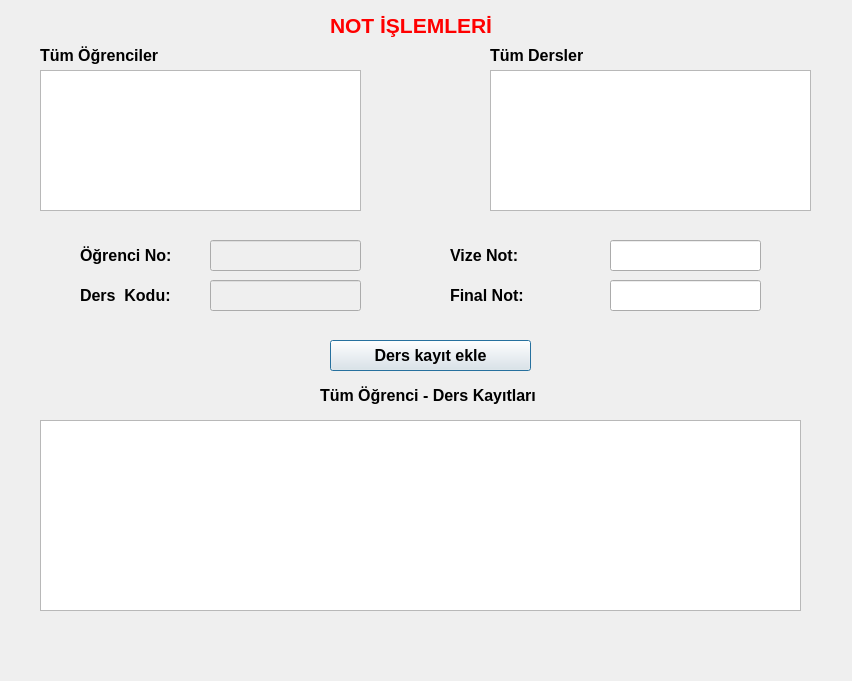
<?xml version="1.0" encoding="UTF-8"?>
<ui version="4.0">
 <class>frm_notlar</class>
 <widget class="QDialog" name="frm_notlar">
  <property name="geometry">
   <rect>
    <x>0</x>
    <y>0</y>
    <width>852</width>
    <height>681</height>
   </rect>
  </property>
  <property name="windowTitle">
   <string>Dialog</string>
  </property>
  <widget class="QLabel" name="label_5">
   <property name="geometry">
    <rect>
     <x>450</x>
     <y>280</y>
     <width>101</width>
     <height>31</height>
    </rect>
   </property>
   <property name="font">
    <font>
     <pointsize>12</pointsize>
     <weight>75</weight>
     <bold>true</bold>
    </font>
   </property>
   <property name="text">
    <string>Final Not:</string>
   </property>
  </widget>
  <widget class="QLabel" name="label">
   <property name="geometry">
    <rect>
     <x>40</x>
     <y>40</y>
     <width>201</width>
     <height>31</height>
    </rect>
   </property>
   <property name="font">
    <font>
     <pointsize>12</pointsize>
     <weight>75</weight>
     <bold>true</bold>
    </font>
   </property>
   <property name="text">
    <string>Tüm Öğrenciler </string>
   </property>
  </widget>
  <widget class="QTableView" name="tableView_notlar">
   <property name="geometry">
    <rect>
     <x>40</x>
     <y>420</y>
     <width>761</width>
     <height>191</height>
    </rect>
   </property>
  </widget>
  <widget class="QLabel" name="label_2">
   <property name="geometry">
    <rect>
     <x>330</x>
     <y>10</y>
     <width>251</width>
     <height>31</height>
    </rect>
   </property>
   <property name="font">
    <font>
     <pointsize>16</pointsize>
     <weight>75</weight>
     <bold>true</bold>
    </font>
   </property>
   <property name="styleSheet">
    <string notr="true">color: rgb(255, 0, 0);</string>
   </property>
   <property name="text">
    <string>NOT İŞLEMLERİ</string>
   </property>
  </widget>
  <widget class="QLabel" name="label_3">
   <property name="geometry">
    <rect>
     <x>320</x>
     <y>380</y>
     <width>241</width>
     <height>31</height>
    </rect>
   </property>
   <property name="font">
    <font>
     <pointsize>12</pointsize>
     <weight>75</weight>
     <bold>true</bold>
    </font>
   </property>
   <property name="text">
    <string>Tüm Öğrenci - Ders Kayıtları</string>
   </property>
  </widget>
  <widget class="QTableView" name="tableView_ders">
   <property name="geometry">
    <rect>
     <x>490</x>
     <y>70</y>
     <width>321</width>
     <height>141</height>
    </rect>
   </property>
  </widget>
  <widget class="QPushButton" name="pushButton_kayitEkle">
   <property name="geometry">
    <rect>
     <x>330</x>
     <y>340</y>
     <width>201</width>
     <height>31</height>
    </rect>
   </property>
   <property name="font">
    <font>
     <pointsize>12</pointsize>
     <weight>75</weight>
     <bold>true</bold>
    </font>
   </property>
   <property name="text">
    <string>Ders kayıt ekle</string>
   </property>
  </widget>
  <widget class="QLineEdit" name="lineEdit_vize">
   <property name="geometry">
    <rect>
     <x>610</x>
     <y>240</y>
     <width>151</width>
     <height>31</height>
    </rect>
   </property>
   <property name="text">
    <string/>
   </property>
  </widget>
  <widget class="QLabel" name="label_4">
   <property name="geometry">
    <rect>
     <x>450</x>
     <y>240</y>
     <width>111</width>
     <height>31</height>
    </rect>
   </property>
   <property name="font">
    <font>
     <pointsize>12</pointsize>
     <weight>75</weight>
     <bold>true</bold>
    </font>
   </property>
   <property name="text">
    <string>Vize Not:</string>
   </property>
  </widget>
  <widget class="QLineEdit" name="lineEdit_final">
   <property name="geometry">
    <rect>
     <x>610</x>
     <y>280</y>
     <width>151</width>
     <height>31</height>
    </rect>
   </property>
   <property name="text">
    <string/>
   </property>
  </widget>
  <widget class="QLabel" name="label_6">
   <property name="geometry">
    <rect>
     <x>490</x>
     <y>40</y>
     <width>201</width>
     <height>31</height>
    </rect>
   </property>
   <property name="font">
    <font>
     <pointsize>12</pointsize>
     <weight>75</weight>
     <bold>true</bold>
    </font>
   </property>
   <property name="text">
    <string>Tüm Dersler </string>
   </property>
  </widget>
  <widget class="QTableView" name="tableView_ogrenciler">
   <property name="geometry">
    <rect>
     <x>40</x>
     <y>70</y>
     <width>321</width>
     <height>141</height>
    </rect>
   </property>
  </widget>
  <widget class="QLineEdit" name="lineEdit_ogr_no">
   <property name="enabled">
    <bool>false</bool>
   </property>
   <property name="geometry">
    <rect>
     <x>210</x>
     <y>240</y>
     <width>151</width>
     <height>31</height>
    </rect>
   </property>
   <property name="text">
    <string/>
   </property>
  </widget>
  <widget class="QLabel" name="label_7">
   <property name="geometry">
    <rect>
     <x>80</x>
     <y>240</y>
     <width>111</width>
     <height>31</height>
    </rect>
   </property>
   <property name="font">
    <font>
     <pointsize>12</pointsize>
     <weight>75</weight>
     <bold>true</bold>
    </font>
   </property>
   <property name="text">
    <string>Öğrenci No:</string>
   </property>
  </widget>
  <widget class="QLineEdit" name="lineEdit_dersKodu">
   <property name="enabled">
    <bool>false</bool>
   </property>
   <property name="geometry">
    <rect>
     <x>210</x>
     <y>280</y>
     <width>151</width>
     <height>31</height>
    </rect>
   </property>
   <property name="text">
    <string/>
   </property>
  </widget>
  <widget class="QLabel" name="label_8">
   <property name="geometry">
    <rect>
     <x>80</x>
     <y>280</y>
     <width>101</width>
     <height>31</height>
    </rect>
   </property>
   <property name="font">
    <font>
     <pointsize>12</pointsize>
     <weight>75</weight>
     <bold>true</bold>
    </font>
   </property>
   <property name="text">
    <string>Ders  Kodu:</string>
   </property>
  </widget>
 </widget>
 <resources/>
 <connections/>
</ui>
